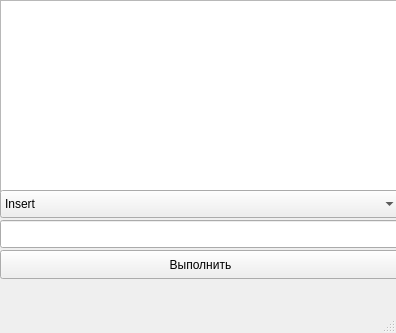
<?xml version="1.0" encoding="UTF-8"?>
<ui version="4.0">
 <class>MainWindow</class>
 <widget class="QMainWindow" name="MainWindow">
  <property name="geometry">
   <rect>
    <x>0</x>
    <y>0</y>
    <width>396</width>
    <height>333</height>
   </rect>
  </property>
  <property name="windowTitle">
   <string>MainWindow</string>
  </property>
  <widget class="QWidget" name="centralwidget">
   <widget class="QTextBrowser" name="textBrowser">
    <property name="geometry">
     <rect>
      <x>0</x>
      <y>0</y>
      <width>401</width>
      <height>192</height>
     </rect>
    </property>
   </widget>
   <widget class="QComboBox" name="comboBox">
    <property name="geometry">
     <rect>
      <x>0</x>
      <y>190</y>
      <width>401</width>
      <height>28</height>
     </rect>
    </property>
    <item>
     <property name="text">
      <string>Insert</string>
     </property>
    </item>
    <item>
     <property name="text">
      <string>Size</string>
     </property>
    </item>
   </widget>
   <widget class="QLineEdit" name="lineEdit">
    <property name="geometry">
     <rect>
      <x>0</x>
      <y>220</y>
      <width>401</width>
      <height>28</height>
     </rect>
    </property>
   </widget>
   <widget class="QPushButton" name="pushButton">
    <property name="geometry">
     <rect>
      <x>0</x>
      <y>250</y>
      <width>401</width>
      <height>29</height>
     </rect>
    </property>
    <property name="text">
     <string>Выполнить</string>
    </property>
   </widget>
  </widget>
  <widget class="QMenuBar" name="menubar">
   <property name="geometry">
    <rect>
     <x>0</x>
     <y>0</y>
     <width>396</width>
     <height>25</height>
    </rect>
   </property>
  </widget>
  <widget class="QStatusBar" name="statusbar"/>
 </widget>
 <resources/>
 <connections/>
</ui>
